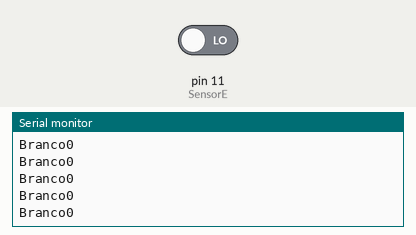
Recording of a sketch running on a simulated Arduino Uno, built with avr-gcc and run on an emulated ATmega328P. On the bench: the last lines printed to the serial monitor. Inputs (shaded band) come from the test bench; at power-on: pin 11 (SensorE) LOW.

Above: at 1.2 s.
1.3 s: pin 11 (SensorE) driven HIGH
At 1.68 s:
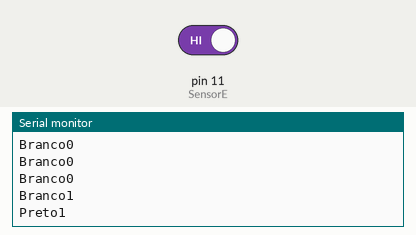
3.5 s: pin 11 (SensorE) driven LOW
At 3.69 s:
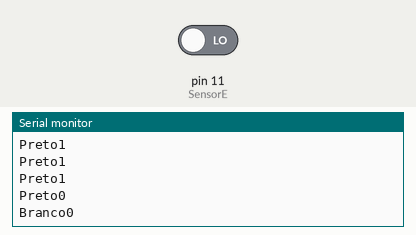

The sketch:

sketch_oct27b.ino
```cpp
int SensorE = 11;
int ValorSensor = 0;

void setup() {
  // put your setup code here, to run once:
  Serial.begin(9600);
  pinMode(SensorE, INPUT);
 }

void loop() {
  // put your main code here, to run repeatedly:
  ValorSensor = digitalRead(SensorE);
  if (digitalRead(SensorE) == HIGH){
  Serial.println(ValorSensor);
  Serial.print("Preto");
  delay(250);
}
 else if (digitalRead(SensorE) == LOW){
  Serial.println(ValorSensor);
  Serial.print("Branco");
  delay(250);
   }
 }
```

Measured:
- after the input at 1.3 s, the serial monitor: prints a new line after 0.20 s (image 1)
